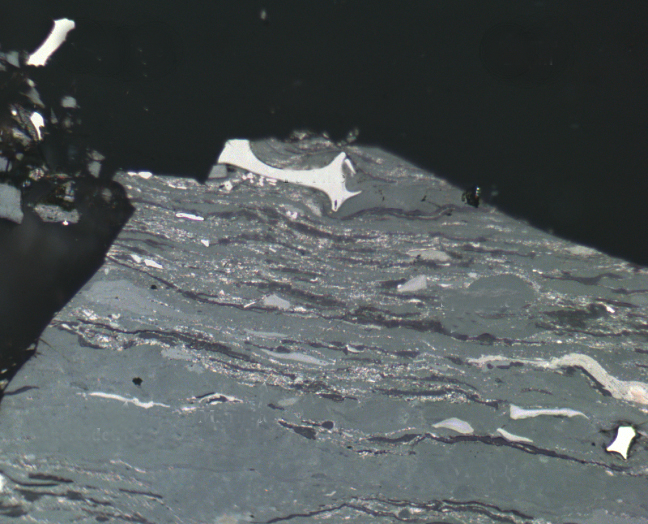
#> input picture CoalClassification/test_image_2.bmp, 648 x 524 px
$ jupyter execute --allow-errors slic-carbon.ipynb
#> lines starting #> are read from the running program, lines starting #| are printed output that depends on the picture
## Coal thin section clustering

### Load image from .bmp file

[cell 1]
import os
import imageio


image = imageio.imread("test_image_2.bmp")
#> image is the input picture: shape (524, 648, 3); mean R, G, B 82.5, 89.2, 90.2
print(type(image))
#| <class 'numpy.ndarray'>
print(image.shape)
#| (524, 648, 3)

### Convert image to np.array

[cell 2]
import numpy as np


image = np.array(image)

### Show image of coal

[cell 3]
import matplotlib.pyplot as plt
plt.imshow(image)

### Perform SLIC clustering with varying number of clusters

[cell 4]
# import the necessary packages
from skimage.segmentation import slic
from skimage.segmentation import mark_boundaries
from skimage.util import img_as_float
from skimage import io
import matplotlib.pyplot as plt
import argparse

# loop over the number of segments
for numSegments in (100, 200, 1000):
    # apply SLIC and extract (approximately) the supplied number
    # of segments
    segments = slic(image, n_segments = numSegments, sigma = 5)
    # show the output of SLIC
    fig = plt.figure("Superpixels -- %d segments" % (numSegments))
    ax = fig.add_subplot(1, 1, 1)
    ax.imshow(mark_boundaries(image, segments))
    plt.axis("off")
#> this loop made 3 passes
#> pass 1, `segments = slic(image, n_segments = numSegments, sigma = 5)`:
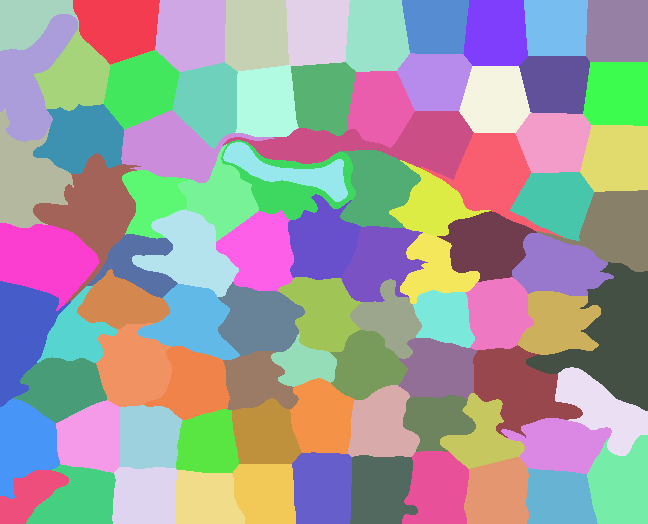
#> segments: shape (524, 648) int64; 87 distinct labels, from 1 to 87; one colour per label, 0 black
#> pass 2, `segments = slic(image, n_segments = numSegments, sigma = 5)`:
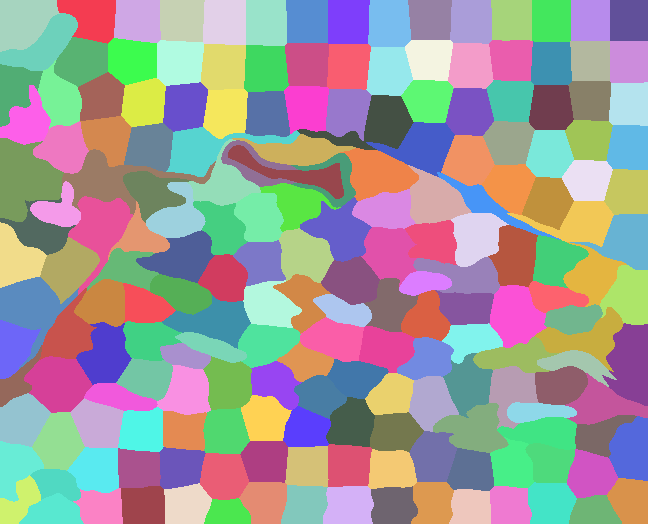
#> segments: shape (524, 648) int64; 192 distinct labels, from 1 to 192; one colour per label, 0 black
#> pass 3, `segments = slic(image, n_segments = numSegments, sigma = 5)`:
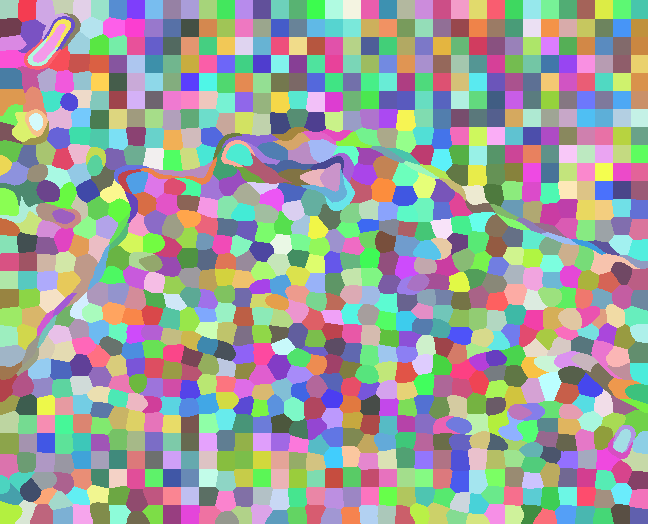
#> segments: shape (524, 648) int64; 1029 distinct labels, from 1 to 1029; one colour per label, 0 black
# show the plots
plt.show()
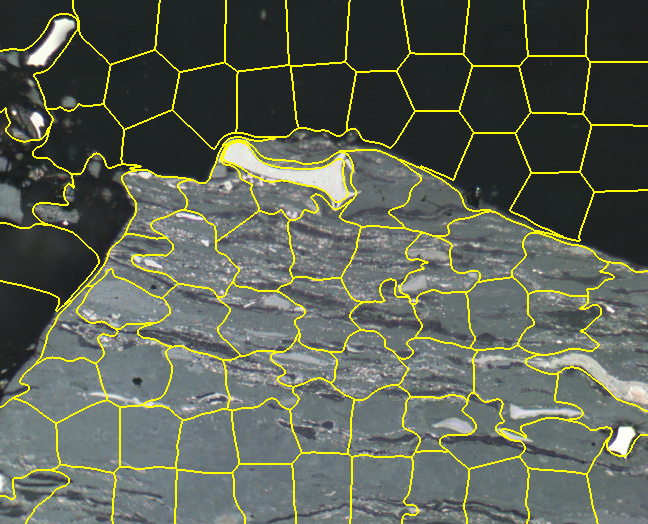
#> shown: shape (524, 648, 3) float64; mean R, G, B 0.364, 0.389, 0.331
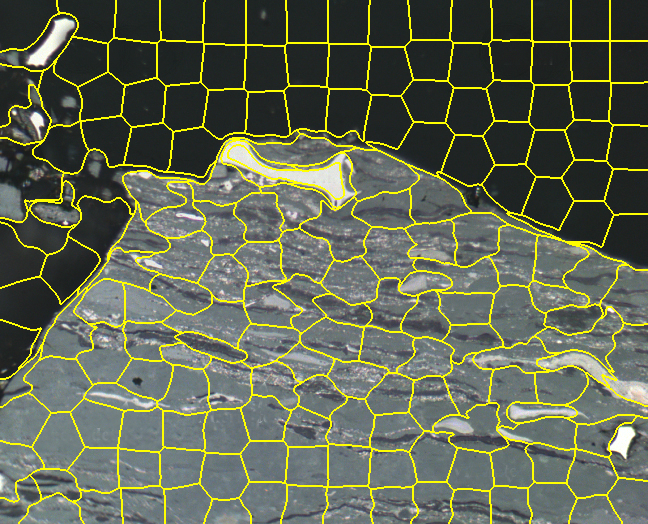
#> shown: shape (524, 648, 3) float64; mean R, G, B 0.383, 0.407, 0.321
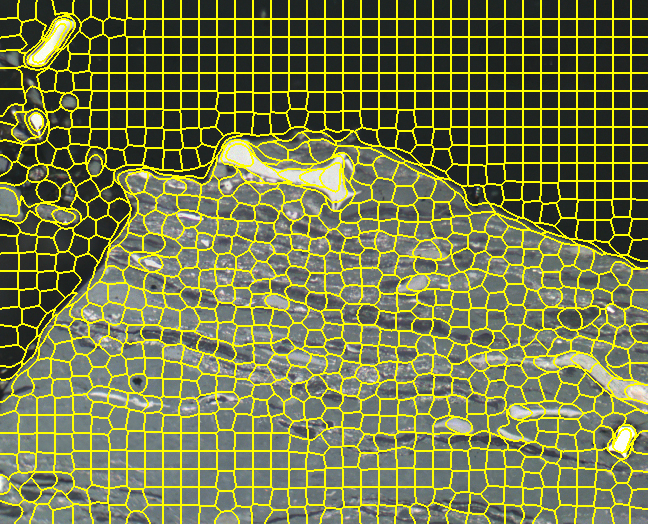
#> shown: shape (524, 648, 3) float64; mean R, G, B 0.458, 0.479, 0.284

### Make a Means shift filter to reduce over segmentation

[cell 5]
def mean_shift(img, sp=30, sr=100):
    meanshift = cv2.pyrMeanShiftFiltering(img,sp=sp,sr=sr)
    return meanshift

#> (a cell that did not finish here is left out)

#> (a cell that did not finish here is left out)

#> (a cell that did not finish here is left out)

[cell 9]
def draw_contours(img):
    """Draw contours in given image using open-cv"""
    img_grey = cv2.cvtColor(img,cv2.COLOR_BGR2GRAY)
    #set a thresh
    thresh = 100
    #get threshold image
    ret,thresh_img = cv2.threshold(img_grey, thresh, 255, cv2.THRESH_BINARY)
    #find contours
    contours, hierarchy = cv2.findContours(thresh_img, cv2.RETR_TREE, cv2.CHAIN_APPROX_SIMPLE)

    #create an empty image for contours
    img_contours = np.zeros(img.shape)
    # draw the contours on the empty image
    cv2.drawContours(img_contours, contours, -1, (0,255,0), 3)
    return img_contours

#> (a cell that did not finish here is left out)

#> (a cell that did not finish here is left out)

[cell 12]
len(np.unique(segments))
#> Out = 1029

[cell 13]
plt.imshow(segments, cmap="viridis")

[cell 14]
import cv2
def segment_colorfulness(image, mask):
    # split the image into its respective RGB components, then mask
    # each of the individual RGB channels so we can compute
    # statistics only for the masked region
    (B, G, R) = cv2.split(image.astype("float"))
    R = np.ma.masked_array(R, mask=mask)
    G = np.ma.masked_array(B, mask=mask)
    B = np.ma.masked_array(B, mask=mask)
    # compute rg = R - G
    rg = np.absolute(R - G)
    # compute yb = 0.5 * (R + G) - B
    yb = np.absolute(0.5 * (R + G) - B)
    # compute the mean and standard deviation of both `rg` and `yb`,
    # then combine them
    stdRoot = np.sqrt((rg.std() ** 2) + (yb.std() ** 2))
    meanRoot = np.sqrt((rg.mean() ** 2) + (yb.mean() ** 2))
    # derive the "colorfulness" metric and return it
    return stdRoot + (0.3 * meanRoot)

[cell 15]
segments = slic(image, n_segments = 10000, sigma = 5)
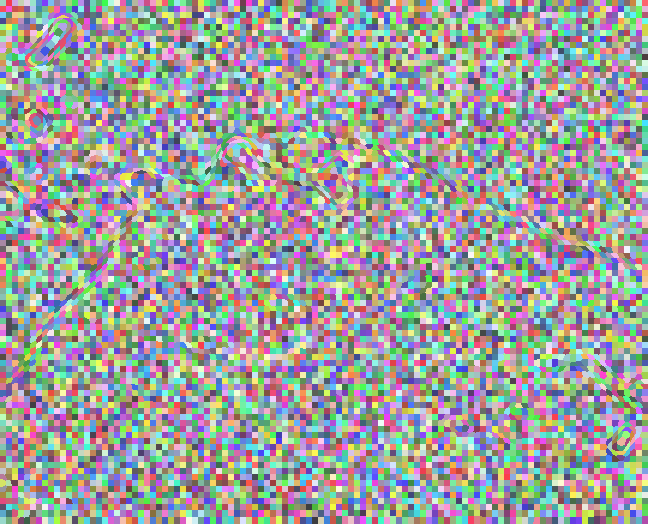
#> segments: shape (524, 648) int64; 9396 distinct labels, from 1 to 9396; one colour per label, 0 black
import tqdm
vis = np.zeros(image.shape[:2], dtype="float")
#> (the rest of this cell did not finish here and is left out)

[cell 16]
from skimage.exposure import rescale_intensity
from skimage.segmentation import slic
from skimage.util import img_as_float
from skimage import io
import numpy as np
import argparse
import cv2

# scale the visualization image from an unrestricted floating point
# to unsigned 8-bit integer array so we can use it with OpenCV and
# display it to our screen
vis = rescale_intensity(vis, out_range=(0, 255)).astype("uint8")
# overlay the superpixel colorfulness visualization on the original
# image
alpha = 0.6
overlay = np.dstack([vis] * 3)
output = image.copy()
cv2.addWeighted(overlay, alpha, output, 1 - alpha, 0, output);
#> overlay: shape (524, 648, 3); every value is 0
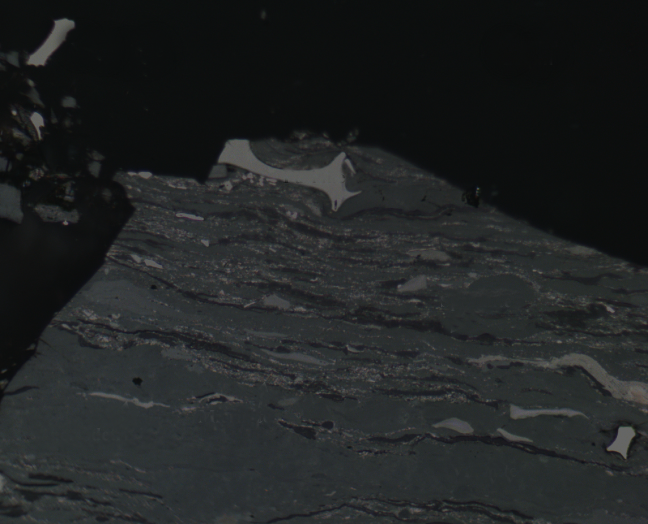
#> output: shape (524, 648, 3); mean R, G, B 33, 35.7, 36.1

#> (a cell that did not finish here is left out)

[cell 18]
print(len(np.unique(vis)))
#| 1
#> vis: shape (524, 648); every value is 0
print(np.unique(vis))
#| [0]

[cell 19]
vis2 = vis.copy()

[cell 20]
vis2[0,0]
#> Out = 0

[cell 21]
plt.imshow(vis, cmap="rainbow")

[cell 22]
vals = np.unique(vis2)
#> vals = [0]

[cell 23]
plt.plot(vals, "*")
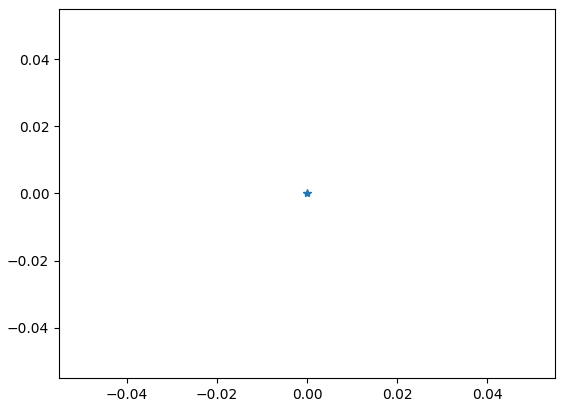
#> figure drawn by matplotlib, 1 panel
